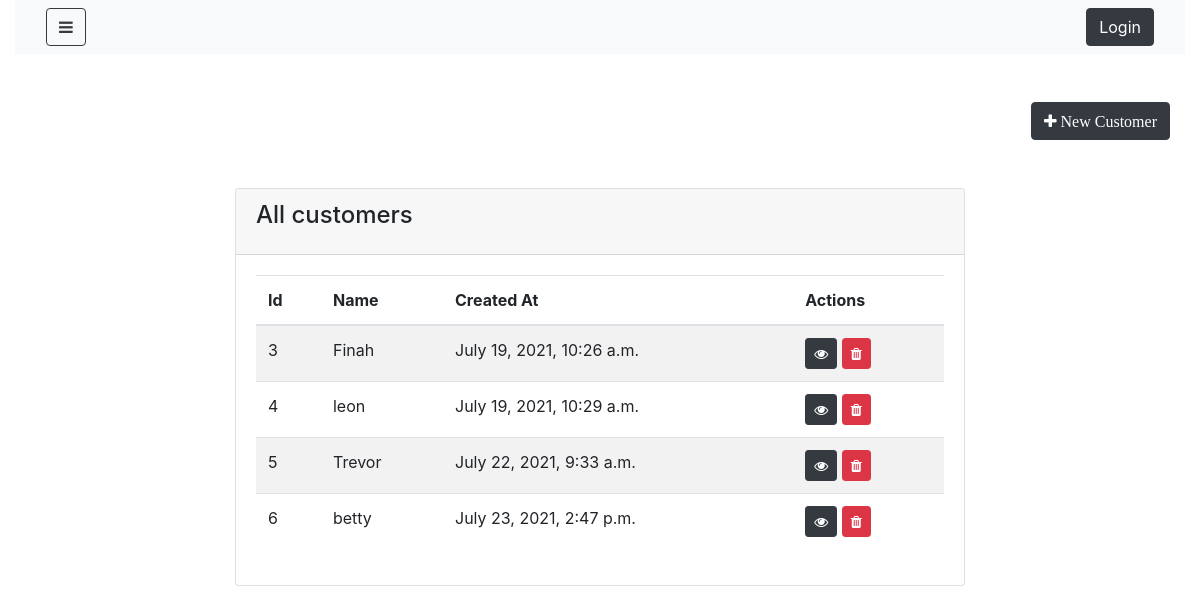
/customers/, run on an earlier commit of the app's database.
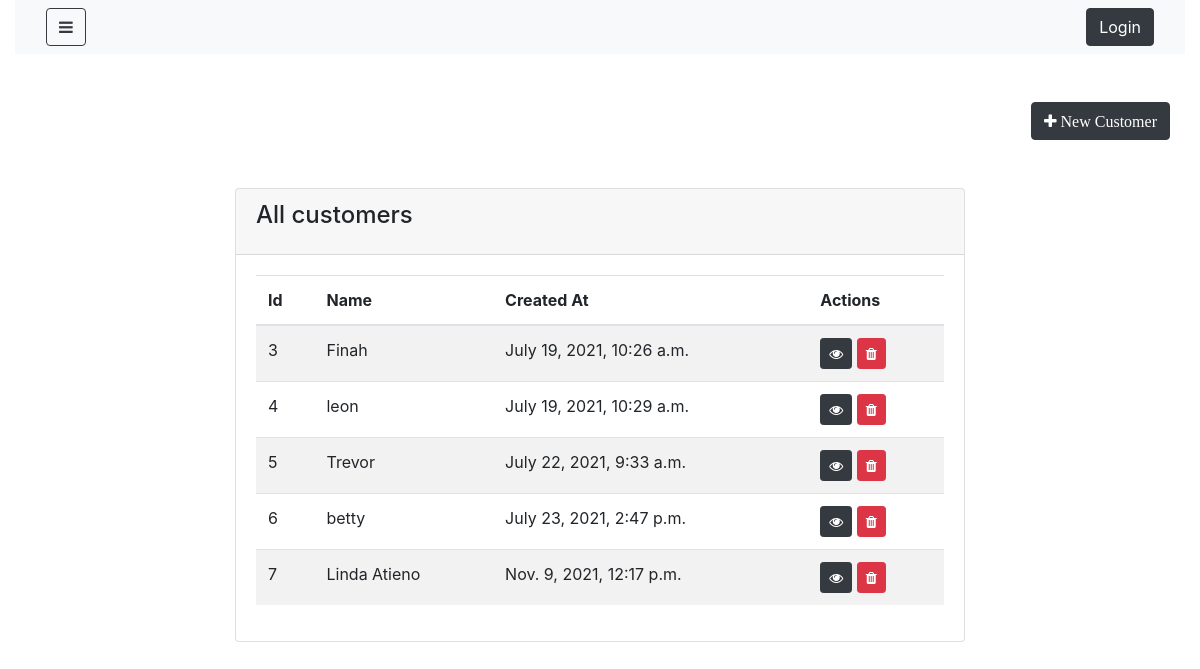
And on a later commit of the database.
### shop/models.py (models this page shows, shortened)
class Customer(models.Model):
    name=models.CharField(max_length=100, null=False, blank=False)
    phone_number=models.IntegerField(null= True, blank= True)
    email=models.CharField(max_length=100, null=False, blank=False)
    password=models.CharField(max_length=100, null=False, blank=False)
    created_at=models.DateTimeField(auto_now_add=True)
    updated_at= models.DateTimeField(auto_now_add=True)

### shop/views.py (the view)
# urls.py: path('customers/',CustomerList.as_view(),name="Customer"),
class CustomerList(ListView):
    login_required= True
    model = Customer
    template_name= "shop/admin/customer_list.html"

### shop/templates/shop/admin/customer_list.html (shortened to what this page needs)
{% extends 'shop/admin/layouts/admin_master.html' %}
{% block content %}
<div class="container">
    <div class="row my-5">
        <a href="{% url 'Customer_create' %}" class="btn btn-dark ml-auto" >
            <i class ="fa fa-plus" aria-hidden="true"> New Customer </i>
        </a>
    </div>
    <div class="row justify-content-center my-5">
        <div class="col-lg-8">
            <div class="card">
                <div class="card-header">
                    <h4 class="card-title">All customers</h4>
                </div>
                <div class="card-body">
                    <table class="table table-striped table-hover">
                        <thead>
                            <tr>
                                <th>Id</th>
                                <th>Name</th>
                                <th>Created At</th>
                                <th>Actions</th>
                            </tr>
                        </thead>
                        <tbody>
                            {% for object in object_list %}
                               <tr>
                                   <td>{{object.id}}</td>
                                   <td>{{object.name}}</td>
                                   <td>{{object.created_at}}</td>
                                   <td>
                                    <a href="{% url 'Customer_detail' object.id %}"
                                    class="btn btn-dark btn-sm">
                                     <i class="fa fa-eye"></i>
                                   </a>
                                    <button onclick ="deleteCustomer('{{object.id}}')"
                                    class="btn btn-danger btn-sm">
                                    <i class="fa fa-trash"></i>
                                 </button>
                                   </td>
                               </tr>
                            {% endfor %}
                        </tbody>
                    </table>
                </div>
            </div>
        </div>
    </div>
</div>
{% endblock %}

What changed in the data, as far as the page shows it:
added Customer: id "7", name "Linda Atieno", created_at "Nov. 9, 2021, 12:17 p.m."
